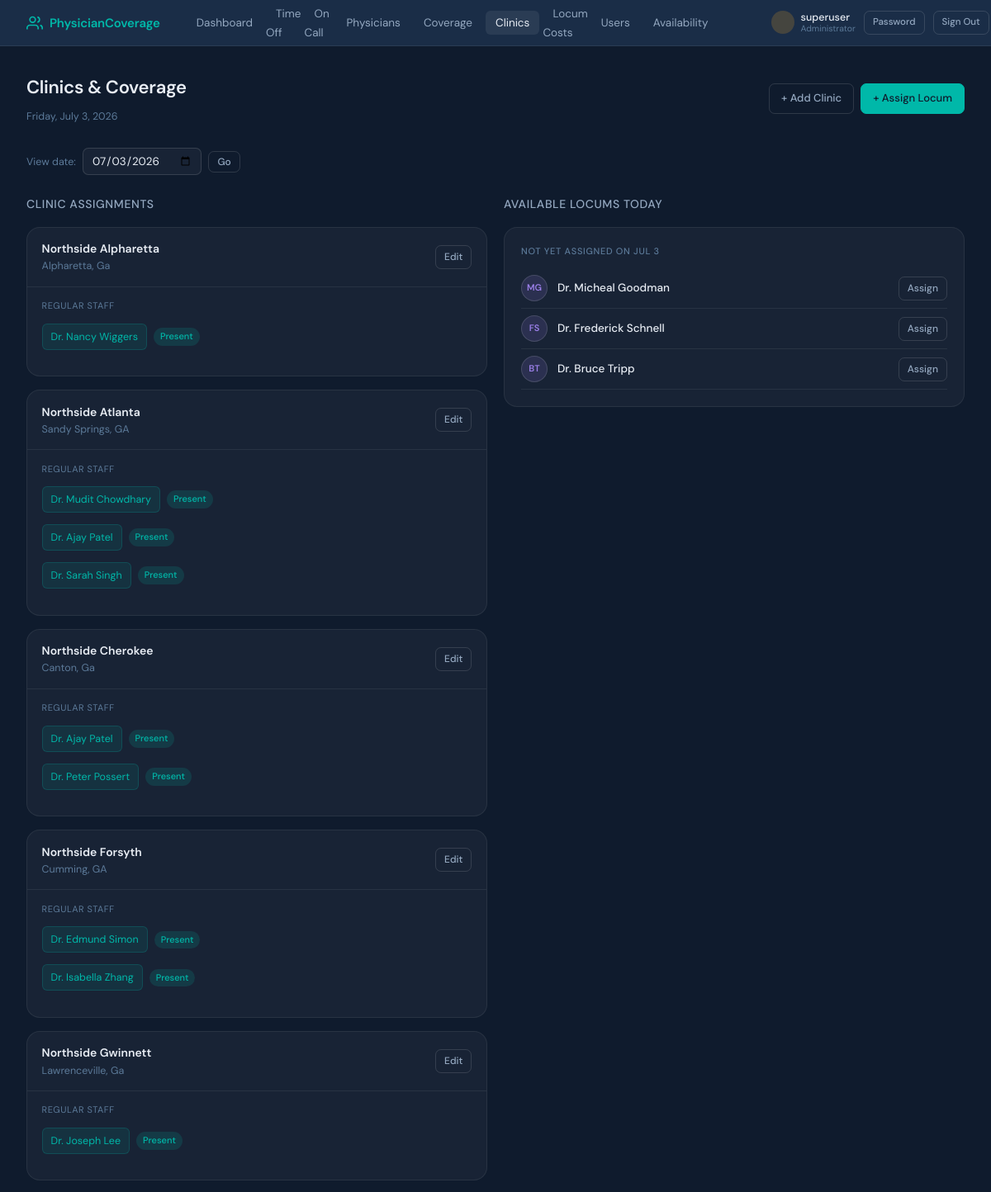
The app's page /clinics/ (signed in, upper part), older data.
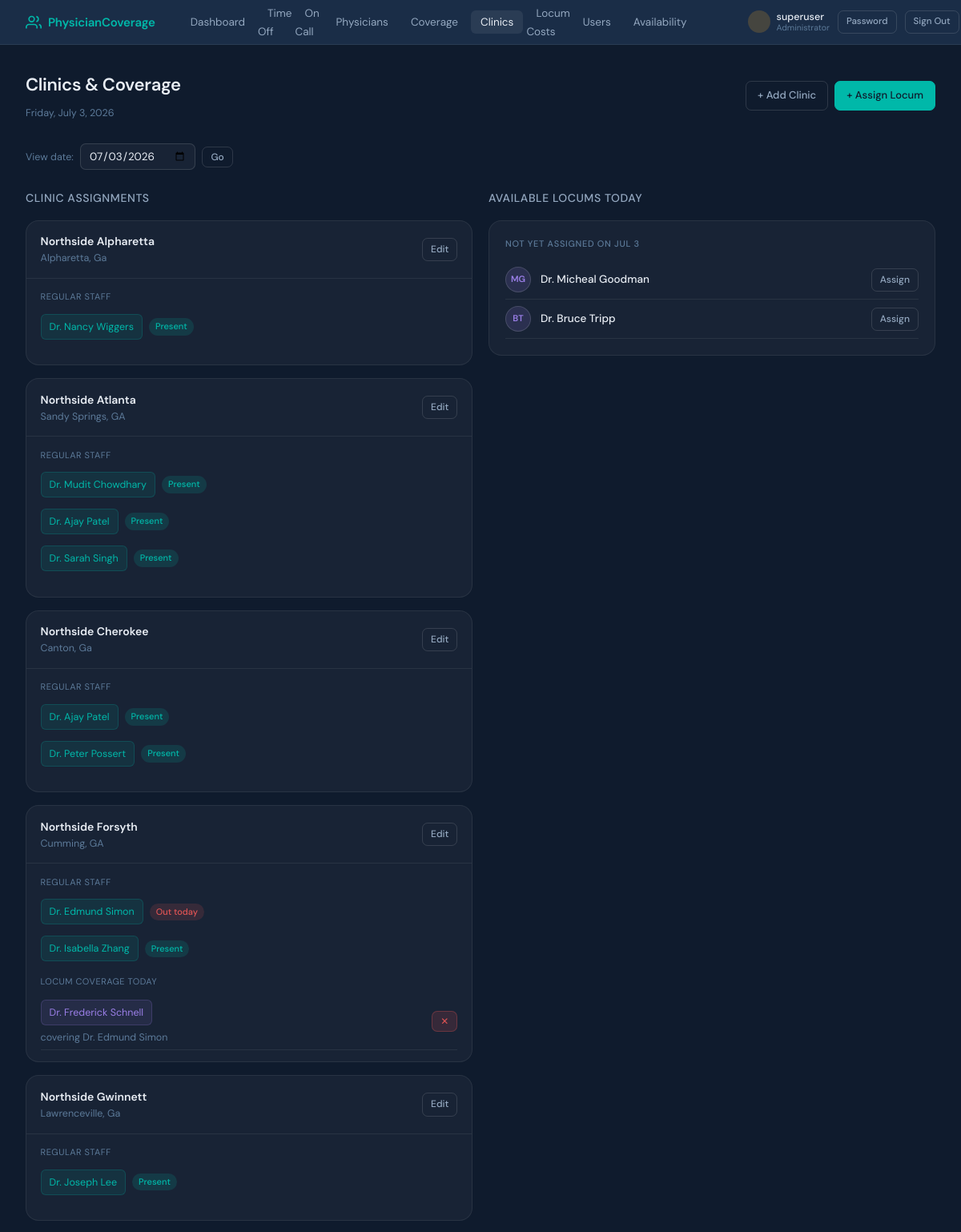
The same page, newer data.
### coverage_tracker/models.py (models this page shows, shortened)
class Clinic(models.Model):
    name = models.CharField(max_length=200)
    location = models.CharField(max_length=200, blank=True)
    regular_physicians = models.ManyToManyField(
        'Physician',
        blank=True,
        related_name='assigned_clinics',
        limit_choices_to={'physician_type__in': ['regular', 'psa']},
        help_text= "NROC and PSA physicians permanently assigned to this clinic"
    )
    is_active = models.BooleanField(default=True)
    class Meta:
        ordering = ['name']

class Physician(models.Model):
    PHYSICIAN_TYPE_CHOICES = [
        ('regular', 'NROC Physician'),
        ('locum', 'Locum / Covering Physician'),
        ('psa', 'PSA Physician'),
    ]
    user = models.OneToOneField(User, on_delete=models.CASCADE, null=True, blank=True)
    first_name = models.CharField(max_length=100)
    last_name = models.CharField(max_length=100)
    email = models.EmailField(unique=True)
    physician_type = models.CharField(max_length=10, choices=PHYSICIAN_TYPE_CHOICES, default='regular')
    total_vacation_days = models.PositiveIntegerField(
        default=20,
        help_text="Annual vacation day allocation (for NROC physicians)"
    )
    daily_rate = models.DecimalField(
        max_digits=10, decimal_places=2, null=True, blank=True,
        help_text="Legacy / standard daily rate (kept for reference — hourly rate is used for pay)"
    )
    hourly_rate = models.DecimalField(
        max_digits=10, decimal_places=2, null=True, blank=True,
        help_text="Hourly rate for locum physicians. Daily pay = hourly rate × hours worked."
    )
    agency = models.CharField(
        max_length=200, blank=True,
        help_text="Staffing agency name (for locum physicians)"
    )
    is_active = models.BooleanField(default=True)
    class Meta:
        ordering = ['physician_type', 'last_name', 'first_name']
    def __str__(self):
        return f"Dr. {self.first_name} {self.last_name}"

class CoverageAssignment(models.Model):
    clinic = models.ForeignKey(Clinic, on_delete=models.CASCADE, related_name='coverage_assignments')
    hours = models.DecimalField(max_digits=5, decimal_places=2, null=True, blank=True)
    covering_physician = models.ForeignKey(
        Physician, on_delete=models.CASCADE, related_name='coverage_assignments',
        null=True, blank=True,
        limit_choices_to={'physician_type': 'locum'},
        help_text="Locum physician providing coverage"
    )
    covered_physician = models.ForeignKey(
        Physician, on_delete=models.CASCADE, related_name='covered_assignments',
        null=True, blank=True,
        limit_choices_to={'physician_type': 'regular'},
        help_text="NROC physician being covered (optional)"
    )
    date = models.DateField()
    no_coverage_needed = models.BooleanField(
        default=False,
        help_text="Mark this day as resolved without assigning a locum (e.g., half day, shift swapped)."
    )
    no_coverage_reason = models.CharField(
        max_length=255, blank=True,
        help_text="Required reason when 'no coverage needed' is set (e.g., 'half day', 'physician swapped shift')."
    )
    hourly_rate_override = models.DecimalField(
        max_digits=10, decimal_places=2, null=True, blank=True,
        help_text="Override the locum's standard hourly rate for this specific assignment"
    )
    daily_rate_override = models.DecimalField(
        max_digits=10, decimal_places=2, null=True, blank=True,
        help_text="Override the locum's standard daily rate for this specific assignment"
    )
    notes = models.TextField(blank=True)
    created_at = models.DateTimeField(auto_now_add=True)
    class Meta:
        ordering = ['date', 'clinic']
        constraints = [
            models.UniqueConstraint(
                fields=['clinic', 'covering_physician', 'date'],
                condition=models.Q(covering_physician__isnull=False),
                name='unique_clinic_locum_date_when_assigned',
            ),
            models.UniqueConstraint(
                fields=['covered_physician', 'date'],
                condition=models.Q(no_coverage_needed=True),
                name='unique_no_coverage_per_covered_physician_per_day',
            ),
        ]

### coverage_tracker/views.py (the view)
# urls.py: path('clinics/', views.clinic_list, name='clinic_list'),
@clinic_access_required
def clinic_list(request):
    selected_date = request.GET.get('date', str(date.today()))
    try:
        view_date = datetime.datetime.strptime(selected_date, '%Y-%m-%d').date()
    except ValueError:
        view_date = date.today()
    clinics = Clinic.objects.filter(is_active=True).prefetch_related('regular_physicians')
    out_ids = TimeOffRequest.objects.filter(
        status='approved', start_date__lte=view_date, end_date__gte=view_date
    ).values_list('physician_id', flat=True)
    clinic_data = []
    for clinic in clinics:
        assignments = CoverageAssignment.objects.filter(
            clinic=clinic, date=view_date, no_coverage_needed=False       # ← added
        ).select_related('covering_physician', 'covered_physician')
        no_cov_physician_ids = set(                                       # ← NEW
        CoverageAssignment.objects.filter(
            date=view_date, no_coverage_needed=True
        ).values_list('covered_physician_id', flat=True)
        )
        regular_out = [
        p for p in clinic.regular_physicians.all()
        if p.id in out_ids and p.id not in no_cov_physician_ids       # ← updated
        ]
        clinic_data.append({
            'clinic': clinic,
            'assignments': assignments,
            'regular_out': regular_out,
        })
    available_locums = Physician.objects.filter(
        is_active=True, physician_type='locum'
    ).exclude(
        coverage_assignments__date=view_date
    )
    return render(request, 'coverage_tracker/clinic_list.html', {
        'clinic_data': clinic_data,
        'view_date': view_date,
        'available_locums': available_locums,
    })

### coverage_tracker/context_processors.py (called while the page is built)
def user_profile(request):
    if request.user.is_authenticated:
        try:
            _ = request.user.profile
        except Exception:
            UserProfile.objects.get_or_create(
                user=request.user,
                defaults={'role': 'admin' if request.user.is_superuser else 'physician'}
            )
    return {}

### coverage_tracker/models.py (called while the page is built)
    @property
    def is_admin(self):
        return self.role == 'admin' or self.user.is_superuser

    @property
    def is_nursing(self):
        return self.role == 'nursing'

### coverage_tracker/templates/coverage_tracker/clinic_list.html (shortened to what the changed rows need)
{% extends "coverage_tracker/base.html" %}
{% block content %}
<div class="page-header">
  <div>
    <h1>Clinics & Coverage</h1>
  </div>
</div>
<div class="two-col" style="align-items:start;">
  <div>
    <div style="display:flex;flex-direction:column;gap:1rem;">
      {% for item in clinic_data %}
      <div class="clinic-card">
        <div class="clinic-card-header">
          <div>
            <div style="font-weight:600;font-size:14px;">{{ item.clinic.name }}</div>
            {% if item.clinic.location %}<div class="text-muted text-sm">{{ item.clinic.location }}</div>{% endif %}
          </div>
          <div class="flex gap-2">
           {% if request.user.profile.is_admin %}
            <a href="/clinics/{{ item.clinic.pk }}/edit/" class="btn btn-ghost btn-sm">Edit</a>
           {% endif %}
          </div>
        </div>
        <div class="clinic-card-body">
          {% if item.clinic.regular_physicians.all %}
          <div style="margin-bottom:10px;">
            <div style="font-size:11px;text-transform:uppercase;letter-spacing:0.5px;color:var(--text-3);margin-bottom:5px;">Regular Staff</div>
            {% for p in item.clinic.regular_physicians.all %}
              <div class="flex items-center gap-2" style="padding:4px 0;">
                <div class="doc-tag">{{ p }}</div>
                {% if p in item.regular_out %}
                  <span class="badge badge-off">Out today</span>
                {% else %}
                  <span class="badge badge-available">Present</span>
                {% endif %}
              </div>
            {% endfor %}
          </div>
          {% endif %}
          {% if item.regular_out %}
          <div>
            <div style="font-size:11px;text-transform:uppercase;letter-spacing:0.5px;color:var(--text-3);margin-bottom:5px;">Locum Coverage Today</div>
            {% if item.assignments %}
              {% for a in item.assignments %}
              <div style="display:flex;align-items:center;justify-content:space-between;padding:5px 0;border-bottom:1px solid var(--border);">
                <div>
                  <div class="locum-tag">{{ a.covering_physician }}</div>
                  {% if a.covered_physician %}<div class="text-muted text-sm" style="margin-top:2px;">covering {{ a.covered_physician }}</div>{% endif %}
                </div>
                {% if request.user.profile.is_admin %}
                <form method="post" action="/coverage/{{ a.pk }}/delete/" style="display:inline;" onsubmit="return confirm('Remove this assignment?')">{% csrf_token %}<button type="submit" class="btn btn-danger btn-sm">✕</button></form>
                {% endif %}
              </div>
              {% endfor %}
            {% else %}
              <div style="color:var(--red);font-size:13px;padding:4px 0;">
                ⚠ Coverage needed {% if request.user.profile.is_admin %} —
                <a href="/coverage/add/?date={{ view_date|date:'Y-m-d' }}" style="color:var(--teal);">Assign locum</a>{% endif %}
              </div>
            {% endif %}
          </div>
          {% endif %}
        </div>
      </div>
      {% empty %}
      <div class="card empty-state" style="text-align:center;padding:2rem;">No clinics. <a href="/clinics/add/" style="color:var(--teal);">Add one</a>.</div>
      {% endfor %}
    </div>
  </div>
 {% if request.user.profile.is_admin %}
  <div>
    <div class="card">
      {% for p in available_locums %}
      <div class="flex items-center gap-3" style="padding:8px 0;border-bottom:1px solid var(--border);">
        <div class="avatar avatar-locum">{{ p.first_name.0 }}{{ p.last_name.0 }}</div>
        <div style="flex:1;">
          <div style="font-weight:500;font-size:13.5px;">{{ p }}</div>
        </div>
        <a href="/coverage/add/?date={{ view_date|date:'Y-m-d' }}" class="btn btn-ghost btn-sm">Assign</a>
      </div>
      {% empty %}
      <div class="empty-state">No unassigned locums.</div>
      {% endfor %}
    </div>
  </div>
  {% endif %}
</div>
{% endblock %}

Row changes from the older to the newer data that the page shows:
no longer on this page (row unchanged): Physician: first_name.0 "F", last_name.0 "S", first_name+last_name "Dr. Frederick Schnell", shown under "AVAILABLE LOCUMS TODAY"
shown differently, row unchanged: Clinic "Northside Forsyth": now shows "LOCUM COVERAGE TODAY"
computed for Physician "Dr. Edmund Simon": text "Present" → "Out today"
added CoverageAssignment: covering_physician "Dr. Frederick Schnell", covered_physician "Dr. Edmund Simon", shown under Clinic "Northside Forsyth"
